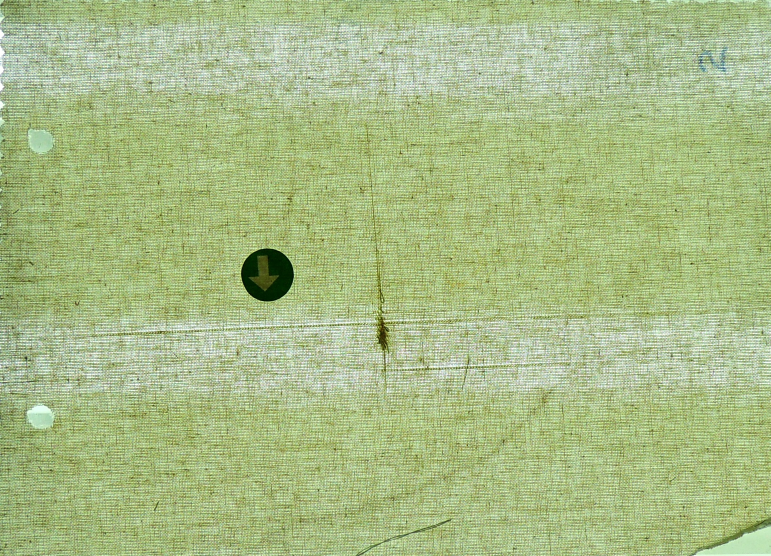
#> input picture CV/2check.jpg, 2311 x 1667 px (shown at 1/3 size)
$ python module1.py
#> lines starting #> are read from the running program, lines starting #| are printed output that depends on the picture; after the words box and inside, x2 and y2 are one past the last pixel; in counts of white or black regions, pixels touching at a corner belong together
import cv2
import numpy as np

img = cv2.imread('2check.jpg')
#> img is the input picture: shape (1667, 2311, 3); mean B, G, R 134.3, 188.4, 168.8

# Making matrix for Erosion, dilation and morphing
kernel = np.ones((3, 3), np.uint8)
# [13 lines of commented-out code are left out]

img = cv2.cvtColor(img, cv2.COLOR_BGR2GRAY)
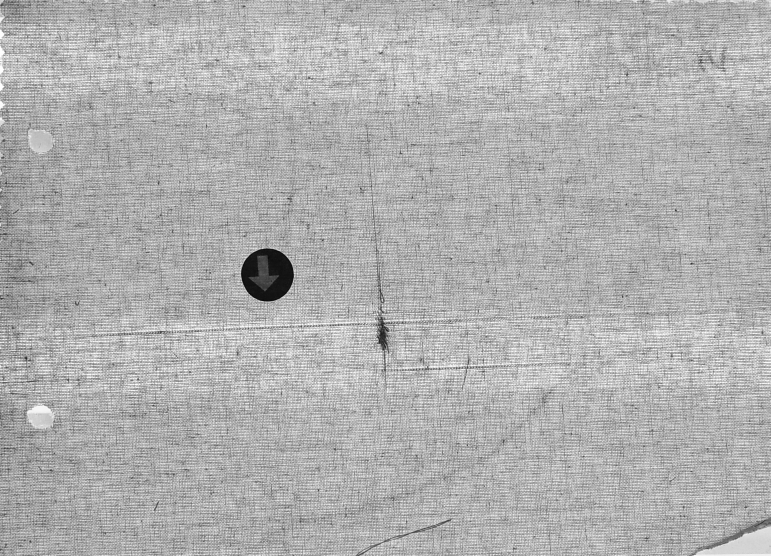
#> img: shape (1667, 2311) (shown at 1/3 size); min 3, max 255, mean 176.4

# img = cv2.equalizeHist(img)

ret, th1 = cv2.threshold(img, 150, 255, cv2.THRESH_BINARY)
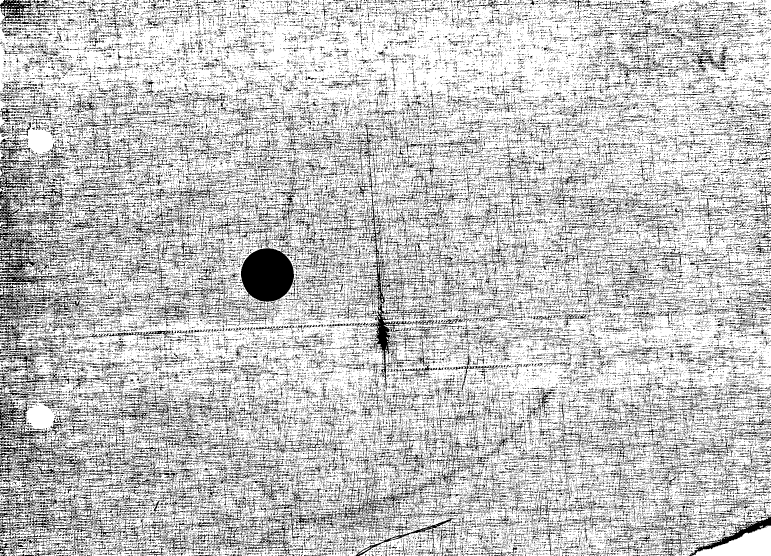
#> th1: shape (1667, 2311) (shown at 1/3 size); 76.6% white; black in thin lines or dots

# th1 = cv2.erode(th1, kernel, iterations=1)
th1 = cv2.dilate(th1, kernel, iterations=1)
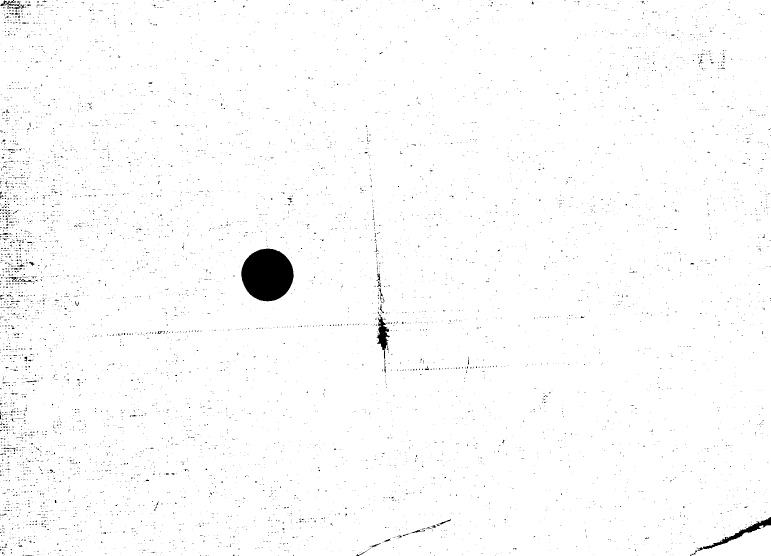
#> th1: shape (1667, 2311) (shown at 1/3 size); 98.6% white; 6932 black regions (6767 under 20 px)
# th1 = cv2.morphologyEx(th1, cv2.MORPH_CLOSE, kernel1)

contours, _ = cv2.findContours(th1, cv2.RETR_TREE, cv2.CHAIN_APPROX_NONE)
#> contours = 7524 contours, 7181 with area under 20; largest, box (x1, y1, x2, y2) and area: (0, 0, 2311, 1667) 3843083, (723, 745, 882, 905) 19478, (1129, 942, 1170, 1077) 2332, (25, 829, 98, 849) 460, (1134, 864, 1151, 911) 195

for contour in contours:
    cv2.drawContours(img, contour, -1, (0, 0, 0), 1)
#> this loop made 7524 passes
#> contour on passes 7 to 9: [[2015, 1664], [2016, 1663], [2017, 1664], [2016, 1665]], [[1958, 1664], [1959, 1663], [1960, 1664], [1959, 1665]], [[124, 1664], [125, 1663], [126, 1664], [125, 1665]]
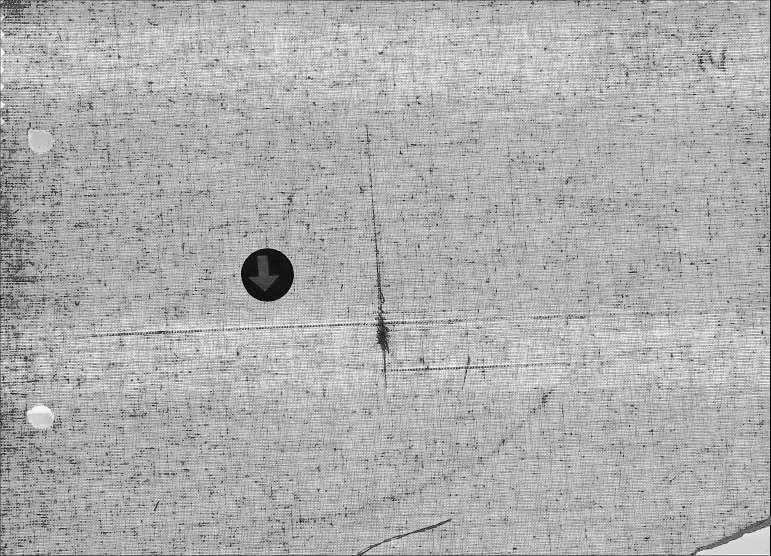
#> img: shape (1667, 2311) (shown at 1/3 size); 1.76% of pixels changed, all inside (x1, y1, x2, y2) = (0, 0, 2311, 1667)

for b in contours:
    if cv2.contourArea(b) <50:
        continue
    # get the bounding rect
    elif cv2. contourArea(b) >100:
        x, y, w, h = cv2.boundingRect(b)
        # draw a green rectangle to visualize the bounding rect2
        cv2.rectangle(img, (x, y), (x + w, y + h), (255, 255, 0), 2)
#> this loop made 7524 passes
#> (x, y, w, h) on passes 6, 163, 369, 586, 1670, 2502, 2736, 2981, 3271, 3420, 3659, 3736: (0, 0, 2311, 1667), (1111, 1629, 32, 14), (1233, 1589, 43, 11), (1316, 1556, 38, 19), (3, 1342, 46, 14), (78, 1141, 33, 7), (1152, 1078, 6, 43), (471, 993, 25, 9), (1129, 942, 41, 135), (1138, 912, 15, 29), (1134, 864, 17, 47), (1130, 843, 14, 20)
#> b on passes 7, 8, 9, 11, 12, 13: [[2015, 1664], [2016, 1663], [2017, 1664], [2016, 1665]], [[1958, 1664], [1959, 1663], [1960, 1664], [1959, 1665]], [[124, 1664], [125, 1663], [126, 1664], [125, 1665]], [[2009, 1663], [2010, 1662], [2011, 1663], [2010, 1664]], [[467, 1663], [468, 1662], [469, 1663], [468, 1664]], [[128, 1663], [129, 1662], [130, 1663], [129, 1664]]
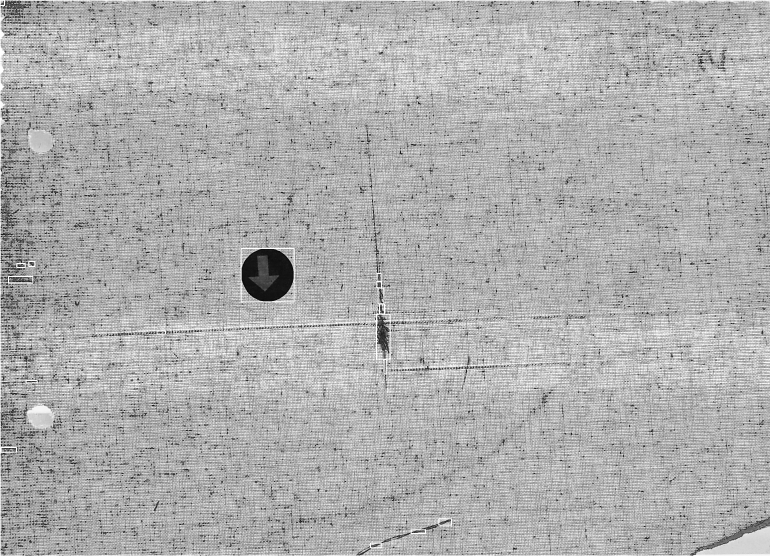
#> img: shape (1667, 2311) (shown at 1/3 size); 0.49% of pixels changed, all inside (x1, y1, x2, y2) = (0, 0, 2311, 1667)

# edges = cv2.Canny(img, 100, 200)

# img = cv2.cvtColor(img, cv2.COLOR_GRAY2BGR)

cv2.imshow('Result', img)
cv2.imwrite("result.jpg", img)
# cv2.imshow('Result', th1)
# cv2.imshow('Result', edges)
# cv2.resizeWindow('Result', 500, 500)
cv2.waitKey(0)

$ run again, with CV/4check.jpg copied over CV/2check.jpg
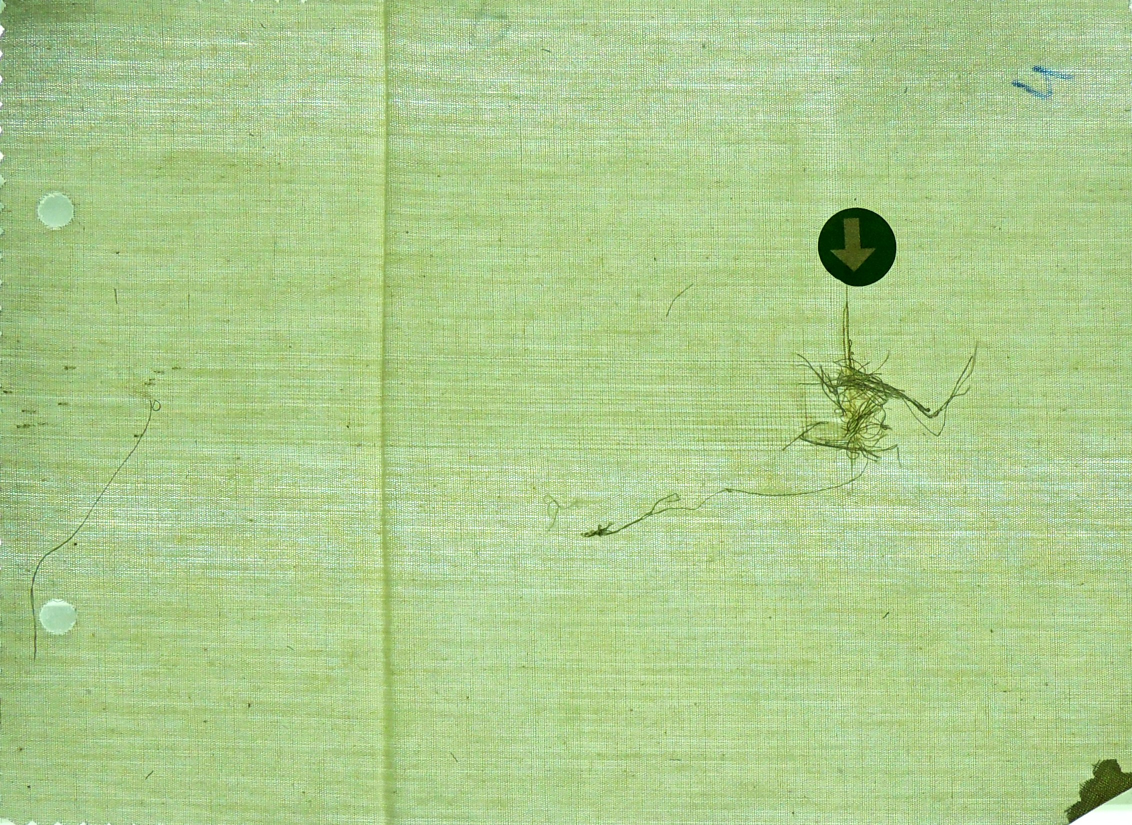
#> input picture CV/4check.jpg, 2264 x 1650 px (shown at 1/2 size)
#> img is the input picture: shape (1650, 2264, 3); mean B, G, R 140.9, 203.2, 172.4
#> `th1 = cv2.dilate(th1, kernel, iterations=1)`:
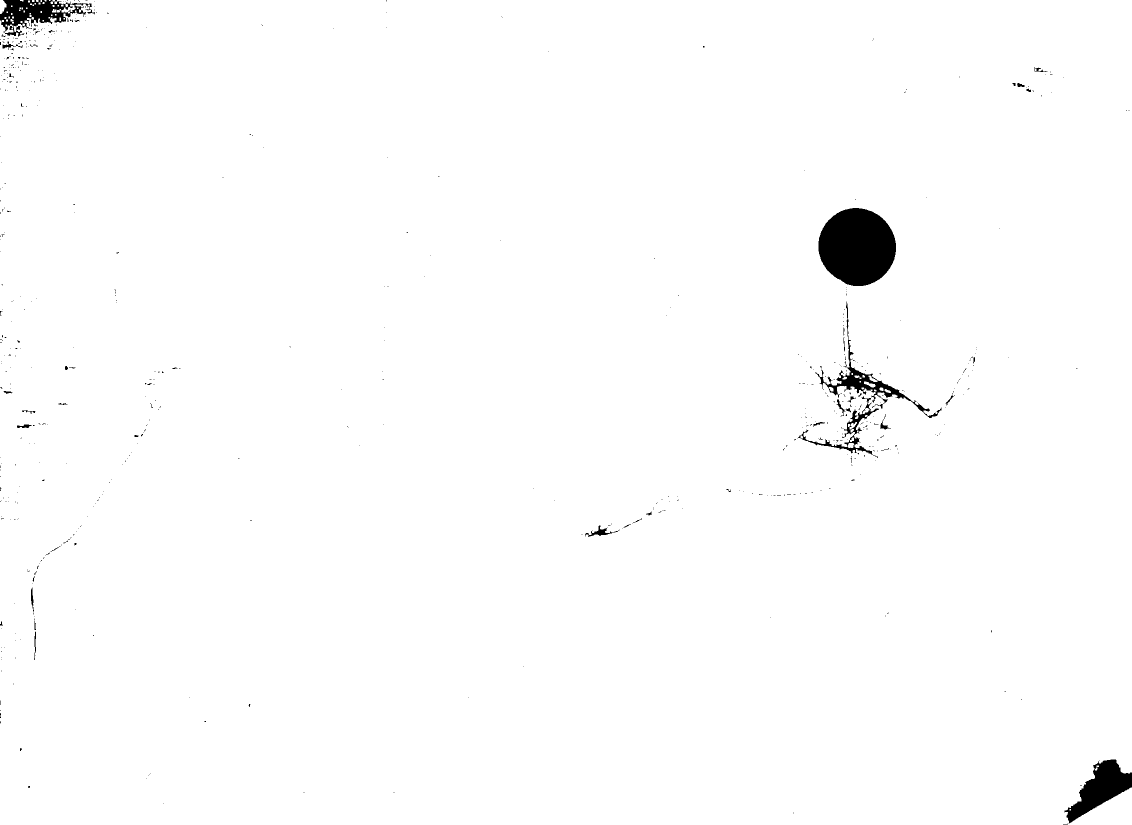
#> th1: shape (1650, 2264) (shown at 1/2 size); 98.9% white; 597 black regions (553 under 20 px)
#> contours = 785 contours, 704 with area under 20; largest, box (x1, y1, x2, y2) and area: (0, 0, 2264, 1650) 3716604, (1636, 415, 1793, 573) 18970, (1630, 602, 1861, 826) 5114, (1687, 792, 1759, 875) 1434, (1600, 858, 1746, 910) 1390
#> the loop `for contour in contours:` made 785 passes
#> contour on passes 51, 52, 54: [[325, 1607], [326, 1606], [327, 1607], [326, 1608]], [[607, 1585], [608, 1584], [609, 1585], [608, 1586]], [[606, 1584], [607, 1583], [608, 1584], [607, 1585]]
#> the loop `for b in contours:` made 785 passes
#> (x, y, w, h) on passes 40, 48, 83, 97, 146, 305, 327, 344: (123, 9, 28, 18), (0, 0, 2264, 1650), (67, 1262, 6, 59), (61, 1174, 8, 52), (1169, 1050, 60, 25), (1600, 858, 146, 52), (33, 848, 31, 9), (1760, 840, 21, 20)
#> after the loop `for b in contours:`:
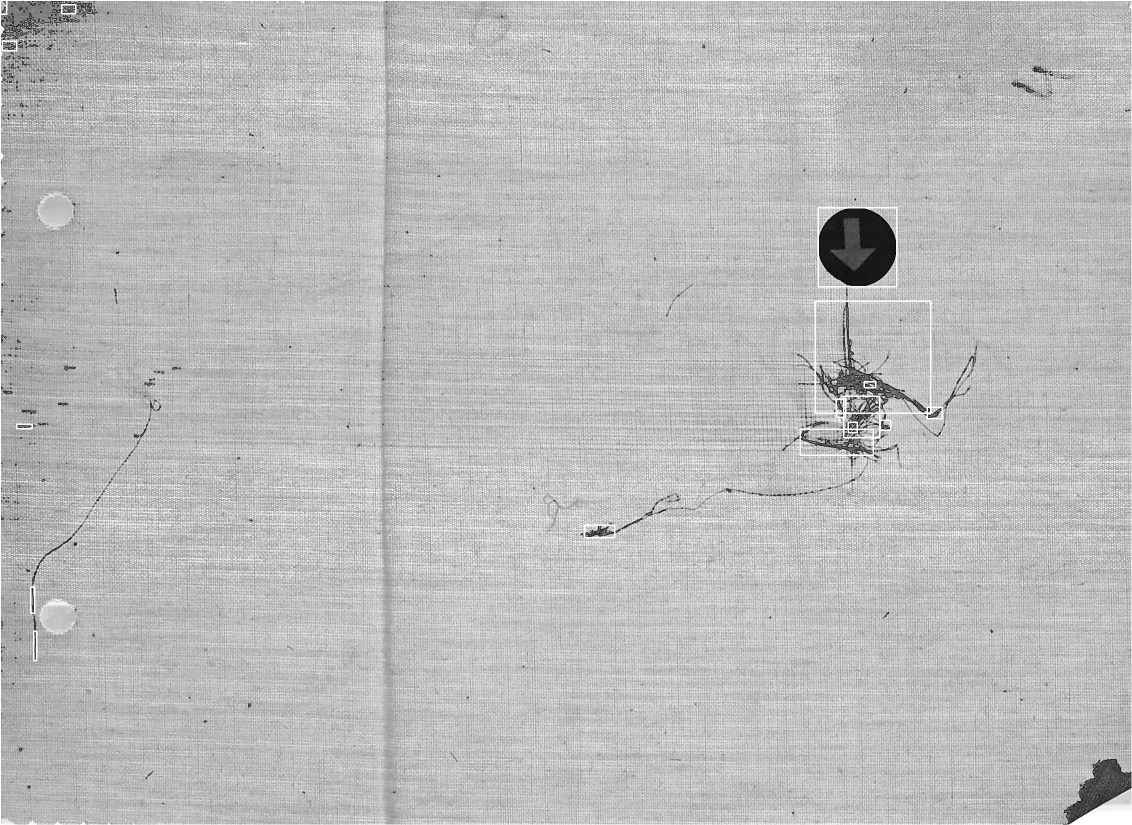
#> img: shape (1650, 2264) (shown at 1/2 size); min 0, max 255, mean 187

$ run again, with CV/6check.jpg copied over CV/2check.jpg
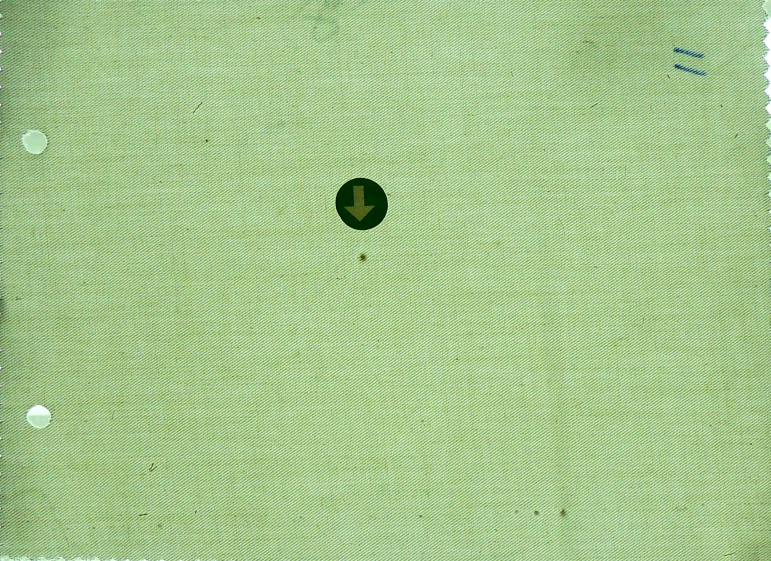
#> input picture CV/6check.jpg, 2312 x 1683 px (shown at 1/3 size)
#> img is the input picture: shape (1683, 2312, 3); mean B, G, R 141.1, 198.4, 165.6
#> `th1 = cv2.dilate(th1, kernel, iterations=1)`:
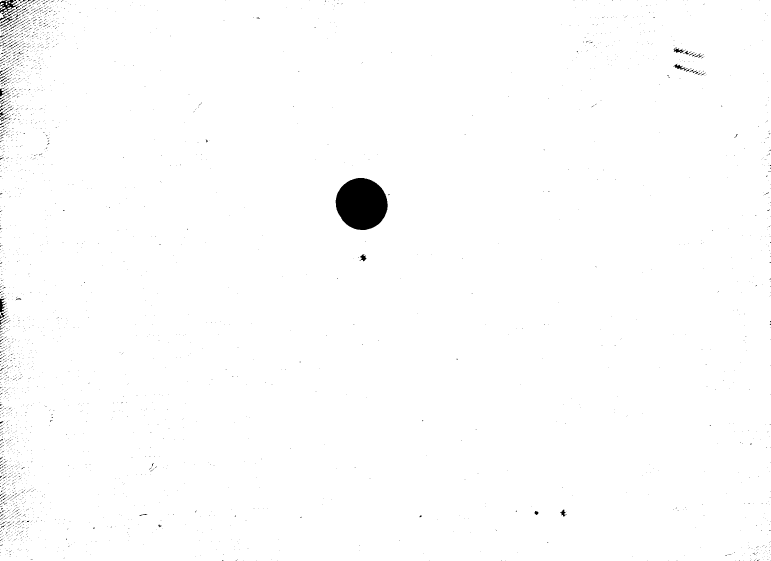
#> th1: shape (1683, 2312) (shown at 1/3 size); 99.1% white; 2769 black regions (2666 under 20 px)
#> contours = 3702 contours, 3596 with area under 20; largest, box (x1, y1, x2, y2) and area: (0, 0, 2312, 1683) 3881015, (1006, 533, 1164, 691) 19064, (2020, 190, 2063, 213) 326, (2019, 141, 2053, 161) 298, (1077, 761, 1100, 785) 264
#> the loop `for contour in contours:` made 3702 passes
#> contour on passes 17 to 19: [[2263, 1680], [2264, 1679], [2265, 1680], [2264, 1681]], [[709, 1680], [710, 1679], [711, 1680], [710, 1681]], [[2274, 1679], [2275, 1678], [2276, 1679], [2275, 1680]]
#> the loop `for b in contours:` made 3702 passes
#> (x, y, w, h) on passes 3, 16, 487, 503, 1988, 2141, 2809, 2941: (0, 58, 26, 18), (0, 0, 2312, 1683), (1602, 1532, 15, 14), (1679, 1528, 20, 23), (1077, 761, 23, 24), (1006, 533, 158, 158), (2020, 190, 43, 23), (2083, 160, 24, 14)
#> after the loop `for b in contours:`:
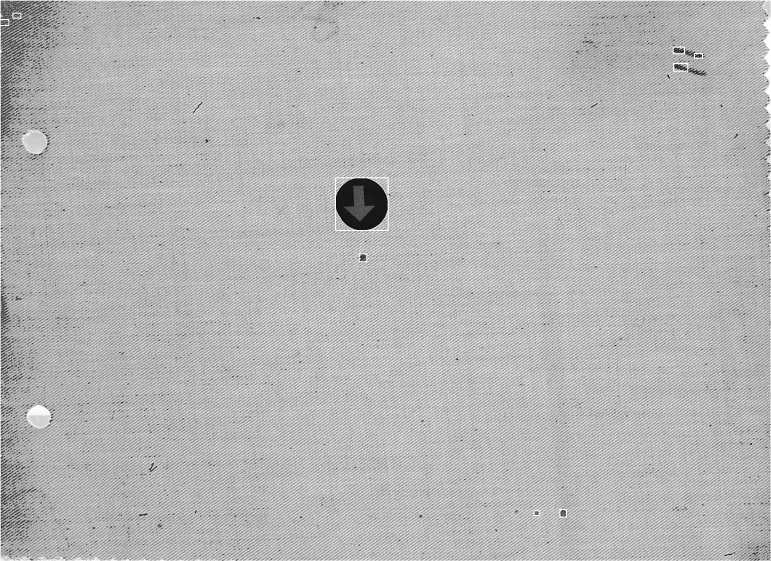
#> img: shape (1683, 2312) (shown at 1/3 size); min 0, max 255, mean 181.7
